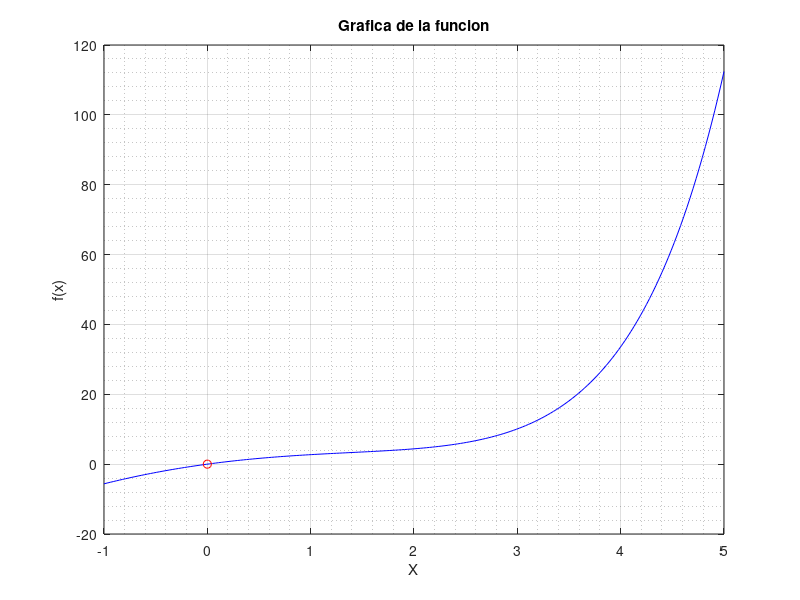

This chart was generated by the following MATLAB code: (Note: this script raises an error after producing the figure.)
#Ejercicio 1
#Guia 6

clear all;clc

f=@(x) exp(x) - (2*(x.^2)) + (3*x) -1;
df=@(x) exp(x) - (4*x) + 3;
ddf=@(x) exp(x) -4;

x0=0.0

exp_min = -11;
exp_max = -1;
x=linspace(-1,5,201);

figure(1)
plot(x,f(x),'b-')
hold on
plot(x0,f(x0),'ro')
grid on
grid minor
xlabel('X')
ylabel('f(x)')
title('Grafica de la funcion')

[dx, h]=aprox_dx_2PP(f, x0, exp_min, exp_max);

df(x0) % valor real o analitico
Error=abs((df(x0) - dx));

expo=[exp_min:exp_max];
h = 10.^expo;
figure(2)
%semilogy(h,Error,'b-*')
loglog(h,Error,'b-*')
xlabel('h')
ylabel('Error')
title('Grafica del Error en funcion de "h"')
grid on
grid minor
